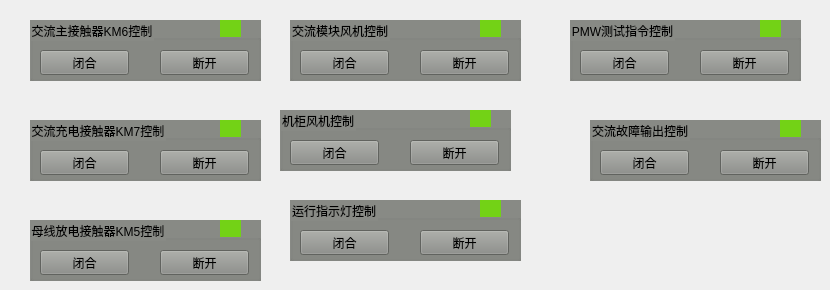
   <widget class="QWidget" name="tab_8">
    <attribute name="title">
     <string>交流系统</string>
    </attribute>
    <widget class="QGroupBox" name="groupBox_22">
     <property name="geometry">
      <rect>
       <x>290</x>
       <y>20</y>
       <width>231</width>
       <height>61</height>
      </rect>
     </property>
     <property name="styleSheet">
      <string notr="true">background-color: rgb(136, 138, 133);</string>
     </property>
     <property name="title">
      <string>交流模块风机控制</string>
     </property>
     <widget class="QLabel" name="lbacSFUNCTRL">
      <property name="geometry">
       <rect>
        <x>190</x>
        <y>0</y>
        <width>21</width>
        <height>17</height>
       </rect>
      </property>
      <property name="styleSheet">
       <string notr="true">background-color: rgb(115, 210, 22);</string>
      </property>
      <property name="text">
       <string/>
      </property>
     </widget>
     <widget class="QPushButton" name="btnKM910ON_10">
      <property name="geometry">
       <rect>
        <x>10</x>
        <y>30</y>
        <width>89</width>
        <height>25</height>
       </rect>
      </property>
      <property name="text">
       <string>闭合</string>
      </property>
     </widget>
     <widget class="QPushButton" name="btnKM910OFF_10">
      <property name="geometry">
       <rect>
        <x>130</x>
        <y>30</y>
        <width>89</width>
        <height>25</height>
       </rect>
      </property>
      <property name="text">
       <string>断开</string>
      </property>
     </widget>
    </widget>
    <widget class="QGroupBox" name="groupBox_23">
     <property name="geometry">
      <rect>
       <x>590</x>
       <y>120</y>
       <width>231</width>
       <height>61</height>
      </rect>
     </property>
     <property name="styleSheet">
      <string notr="true">background-color: rgb(136, 138, 133);</string>
     </property>
     <property name="title">
      <string>交流故障输出控制</string>
     </property>
     <widget class="QLabel" name="lbacACERRORCTRL">
      <property name="geometry">
       <rect>
        <x>190</x>
        <y>0</y>
        <width>21</width>
        <height>17</height>
       </rect>
      </property>
      <property name="styleSheet">
       <string notr="true">background-color: rgb(115, 210, 22);</string>
      </property>
      <property name="text">
       <string/>
      </property>
     </widget>
     <widget class="QPushButton" name="btnKA34ON_4">
      <property name="geometry">
       <rect>
        <x>10</x>
        <y>30</y>
        <width>89</width>
        <height>25</height>
       </rect>
      </property>
      <property name="text">
       <string>闭合</string>
      </property>
     </widget>
     <widget class="QPushButton" name="btnKA34OFF_4">
      <property name="geometry">
       <rect>
        <x>130</x>
        <y>30</y>
        <width>89</width>
        <height>25</height>
       </rect>
      </property>
      <property name="text">
       <string>断开</string>
      </property>
     </widget>
    </widget>
    <widget class="QGroupBox" name="groupBox_24">
     <property name="geometry">
      <rect>
       <x>30</x>
       <y>220</y>
       <width>231</width>
       <height>61</height>
      </rect>
     </property>
     <property name="styleSheet">
      <string notr="true">background-color: rgb(136, 138, 133);</string>
     </property>
     <property name="title">
      <string>母线放电接触器KM5控制</string>
     </property>
     <widget class="QLabel" name="lbacKM5CTRL">
      <property name="geometry">
       <rect>
        <x>190</x>
        <y>0</y>
        <width>21</width>
        <height>17</height>
       </rect>
      </property>
      <property name="styleSheet">
       <string notr="true">background-color: rgb(115, 210, 22);</string>
      </property>
      <property name="text">
       <string/>
      </property>
     </widget>
     <widget class="QPushButton" name="btnKM910ON_11">
      <property name="geometry">
       <rect>
        <x>10</x>
        <y>30</y>
        <width>89</width>
        <height>25</height>
       </rect>
      </property>
      <property name="text">
       <string>闭合</string>
      </property>
     </widget>
     <widget class="QPushButton" name="btnKM910OFF_11">
      <property name="geometry">
       <rect>
        <x>130</x>
        <y>30</y>
        <width>89</width>
        <height>25</height>
       </rect>
      </property>
      <property name="text">
       <string>断开</string>
      </property>
     </widget>
    </widget>
    <widget class="QGroupBox" name="groupBox_25">
     <property name="geometry">
      <rect>
       <x>290</x>
       <y>200</y>
       <width>231</width>
       <height>61</height>
      </rect>
     </property>
     <property name="styleSheet">
      <string notr="true">background-color: rgb(136, 138, 133);</string>
     </property>
     <property name="title">
      <string>运行指示灯控制</string>
     </property>
     <widget class="QLabel" name="lbacRUNLEDCTRL">
      <property name="geometry">
       <rect>
        <x>190</x>
        <y>0</y>
        <width>21</width>
        <height>17</height>
       </rect>
      </property>
      <property name="styleSheet">
       <string notr="true">background-color: rgb(115, 210, 22);</string>
      </property>
      <property name="text">
       <string/>
      </property>
     </widget>
     <widget class="QPushButton" name="btnPMWON_13">
      <property name="geometry">
       <rect>
        <x>10</x>
        <y>30</y>
        <width>89</width>
        <height>25</height>
       </rect>
      </property>
      <property name="text">
       <string>闭合</string>
      </property>
     </widget>
     <widget class="QPushButton" name="btnPMWOFF_13">
      <property name="geometry">
       <rect>
        <x>130</x>
        <y>30</y>
        <width>89</width>
        <height>25</height>
       </rect>
      </property>
      <property name="text">
       <string>断开</string>
      </property>
     </widget>
    </widget>
    <widget class="QGroupBox" name="groupBox_26">
     <property name="geometry">
      <rect>
       <x>570</x>
       <y>20</y>
       <width>231</width>
       <height>61</height>
      </rect>
     </property>
     <property name="styleSheet">
      <string notr="true">background-color: rgb(136, 138, 133);</string>
     </property>
     <property name="title">
      <string>PMW测试指令控制</string>
     </property>
     <widget class="QLabel" name="lbacPWMTESTCTRL">
      <property name="geometry">
       <rect>
        <x>190</x>
        <y>0</y>
        <width>21</width>
        <height>17</height>
       </rect>
      </property>
      <property name="styleSheet">
       <string notr="true">background-color: rgb(115, 210, 22);</string>
      </property>
      <property name="text">
       <string/>
      </property>
     </widget>
     <widget class="QPushButton" name="btnPMWON_14">
      <property name="geometry">
       <rect>
        <x>10</x>
        <y>30</y>
        <width>89</width>
        <height>25</height>
       </rect>
      </property>
      <property name="text">
       <string>闭合</string>
      </property>
     </widget>
     <widget class="QPushButton" name="btnPMWOFF_14">
      <property name="geometry">
       <rect>
        <x>130</x>
        <y>30</y>
        <width>89</width>
        <height>25</height>
       </rect>
      </property>
      <property name="text">
       <string>断开</string>
      </property>
     </widget>
    </widget>
    <widget class="QGroupBox" name="groupBox_27">
     <property name="geometry">
      <rect>
       <x>280</x>
       <y>110</y>
       <width>231</width>
       <height>61</height>
      </rect>
     </property>
     <property name="styleSheet">
      <string notr="true">background-color: rgb(136, 138, 133);</string>
     </property>
     <property name="title">
      <string>机柜风机控制</string>
     </property>
     <widget class="QLabel" name="lbacLFUNRUNCTRL">
      <property name="geometry">
       <rect>
        <x>190</x>
        <y>0</y>
        <width>21</width>
        <height>17</height>
       </rect>
      </property>
      <property name="styleSheet">
       <string notr="true">background-color: rgb(115, 210, 22);</string>
      </property>
      <property name="text">
       <string/>
      </property>
     </widget>
     <widget class="QPushButton" name="btnPMWON_15">
      <property name="geometry">
       <rect>
        <x>10</x>
        <y>30</y>
        <width>89</width>
        <height>25</height>
       </rect>
      </property>
      <property name="text">
       <string>闭合</string>
      </property>
     </widget>
     <widget class="QPushButton" name="btnPMWOFF_15">
      <property name="geometry">
       <rect>
        <x>130</x>
        <y>30</y>
        <width>89</width>
        <height>25</height>
       </rect>
      </property>
      <property name="text">
       <string>断开</string>
      </property>
     </widget>
    </widget>
    <widget class="QGroupBox" name="groupBox_29">
     <property name="geometry">
      <rect>
       <x>30</x>
       <y>20</y>
       <width>231</width>
       <height>61</height>
      </rect>
     </property>
     <property name="styleSheet">
      <string notr="true">background-color: rgb(136, 138, 133);</string>
     </property>
     <property name="title">
      <string>交流主接触器KM6控制</string>
     </property>
     <widget class="QLabel" name="lbacKM6CTRL">
      <property name="geometry">
       <rect>
        <x>190</x>
        <y>0</y>
        <width>21</width>
        <height>17</height>
       </rect>
      </property>
      <property name="styleSheet">
       <string notr="true">background-color: rgb(115, 210, 22);</string>
      </property>
      <property name="text">
       <string/>
      </property>
     </widget>
     <widget class="QPushButton" name="btnKM13ON_4">
      <property name="geometry">
       <rect>
        <x>10</x>
        <y>30</y>
        <width>89</width>
        <height>25</height>
       </rect>
      </property>
      <property name="text">
       <string>闭合</string>
      </property>
     </widget>
     <widget class="QPushButton" name="btnKM13OFF_7">
      <property name="geometry">
       <rect>
        <x>130</x>
        <y>30</y>
        <width>89</width>
        <height>25</height>
       </rect>
      </property>
      <property name="text">
       <string>断开</string>
      </property>
     </widget>
    </widget>
    <widget class="QGroupBox" name="groupBox_31">
     <property name="geometry">
      <rect>
       <x>30</x>
       <y>120</y>
       <width>231</width>
       <height>61</height>
      </rect>
     </property>
     <property name="styleSheet">
      <string notr="true">background-color: rgb(136, 138, 133);</string>
     </property>
     <property name="title">
      <string>交流充电接触器KM7控制</string>
     </property>
     <widget class="QLabel" name="lbacKM7CTRL">
      <property name="geometry">
       <rect>
        <x>190</x>
        <y>0</y>
        <width>21</width>
        <height>17</height>
       </rect>
      </property>
      <property name="styleSheet">
       <string notr="true">background-color: rgb(115, 210, 22);</string>
      </property>
      <property name="text">
       <string/>
      </property>
     </widget>
     <widget class="QPushButton" name="btnKM24ON_4">
      <property name="geometry">
       <rect>
        <x>10</x>
        <y>30</y>
        <width>89</width>
        <height>25</height>
       </rect>
      </property>
      <property name="text">
       <string>闭合</string>
      </property>
     </widget>
     <widget class="QPushButton" name="btnKM13OFF_8">
      <property name="geometry">
       <rect>
        <x>130</x>
        <y>30</y>
        <width>89</width>
        <height>25</height>
       </rect>
      </property>
      <property name="text">
       <string>断开</string>
      </property>
     </widget>
    </widget>
   </widget>
